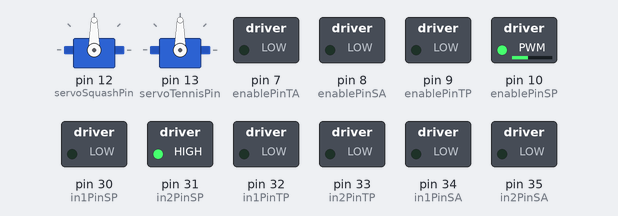
A sketch run on a simulated Arduino Mega 2560, built with avr-gcc and run on an emulated ATmega2560. Shown: 2 × servo, switched loads named in the sketch (green lamp = pin HIGH). What the sketch prints to the serial monitor is not drawn.

Above: at 0.1 s.
At 3.1 s:
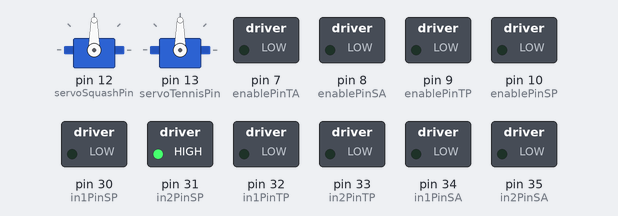
At 8.1 s:
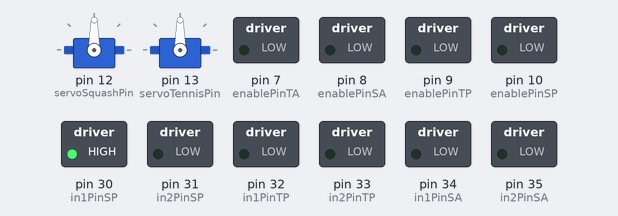
At 17.6 s:
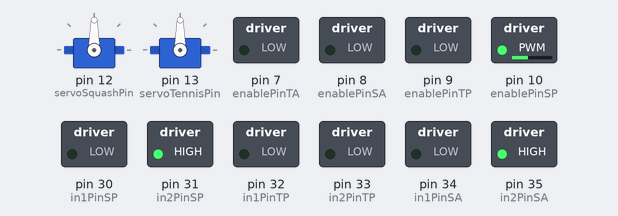
At 27.2 s:
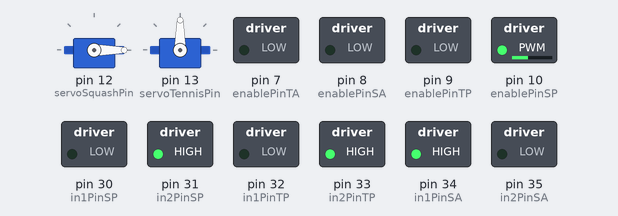
At 34.7 s:
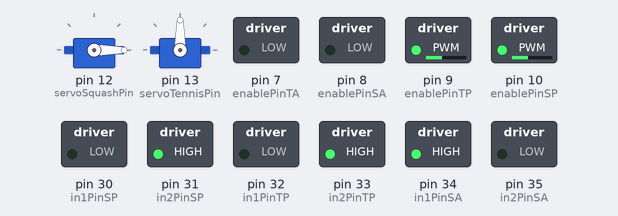
Timing chart, 0 to 40.0 s (numbered marks = the images above):
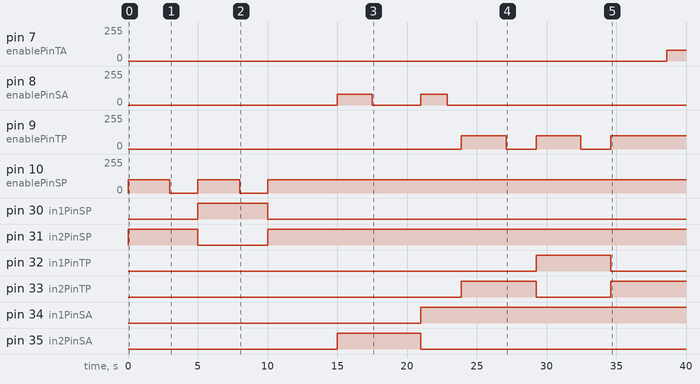

The sketch:

Final_circuit_code_MDFS1_copy_20231110171540.ino
```cpp
// Define motor control pins (adjust based on your motor driver and wiring)
#include <Servo.h>

const int enablePinSP = 10; // PWM pin for motor speed control
const int in1PinSP = 30;    // Input 1
const int in2PinSP = 31;    // Input 2

const int enablePinTP = 9; // PWM pin for motor speed control
const int in1PinTP = 32;    // Input 1
const int in2PinTP = 33;    // Input 2

const int enablePinSA = 8; // PWM pin for motor speed control
const int in1PinSA = 34;    // Input 1
const int in2PinSA = 35;    // Input 2

const int enablePinTA = 7; // PWM pin for motor speed control
const int in1PinTA = 36;    // Input 1
const int in2PinTA = 37;    // Input 2

Servo servoSquash;
Servo servoTennis;

int servoSquashPin = 12 ;
int servoTennisPin = 13 ;


int posS = 0;
int posT = 0;


// int squash_picking_seconds = 2000;
// int squash_wait_seconds = 2000;

int squash_picker_state = 0;
int tennis_picker_state = 0;
int squash_arm_state = 0;
int tennis_arm_state = 0;
int main_state = 0;

unsigned long currentMillis;
unsigned long squashPickingMillis;
unsigned long squashWaitingMillis;
unsigned long squashComingBackMillis;

unsigned long forwardArmMillis;
unsigned long backArmMillis;
unsigned long latchCloseMillis;
unsigned long latchOpenMillis;
unsigned long mainMillis;


void setup() {
  // Set the motor control pins as outputs
  servoSquash.attach(servoSquashPin);
  servoTennis.attach(servoTennisPin);

  pinMode(enablePinSP, OUTPUT);
  pinMode(in1PinSP, OUTPUT);
  pinMode(in2PinSP, OUTPUT);

   pinMode(enablePinTP, OUTPUT);
  pinMode(in1PinTP, OUTPUT);
  pinMode(in2PinTP, OUTPUT);

   pinMode(enablePinSA, OUTPUT);
  pinMode(in1PinSA, OUTPUT);
  pinMode(in2PinSA, OUTPUT);

   pinMode(enablePinTP, OUTPUT);
  pinMode(in1PinTP, OUTPUT);
  pinMode(in2PinTP, OUTPUT);

  Serial.begin(9600);
}

// void open_latch(){


// }


// void close_latch(){


// }


void squash_ball_picker(){

  // squash_picker_state = 1;
    // Serial.println(squash_picker_state);
    switch(squash_picker_state){
      case 0:
      squashPickingMillis = currentMillis;
      squash_picker_state = 1;
      // Serial.println("Howdy");
      break;
      case 1:
        digitalWrite(in1PinSP, LOW);
        digitalWrite(in2PinSP, HIGH);
        //  Serial.println("my");
        analogWrite(enablePinSP,100); // 255 is full speed
        if (currentMillis - squashPickingMillis >= 3000){   // Duration the picker moves towards the balls
          squashWaitingMillis = currentMillis;
          squash_picker_state = 2;
        }
      break;
      case 2:
        analogWrite(enablePinSP, 0);
        // delay(1000);
        // Serial.println("2");
        if (currentMillis - squashWaitingMillis >= 2000){ // Duration the picker waits
          squashComingBackMillis = currentMillis;
          squash_picker_state = 3;
        }
      break;
      case 3:
        digitalWrite(in1PinSP, HIGH);
        digitalWrite(in2PinSP, LOW);
        analogWrite(enablePinSP, 100);
        // Serial.println("3333333333333333333333333333");
        // delay(2000);
        if (currentMillis - squashComingBackMillis >= 3000){ // Duration the picker moves back upwards
          squashWaitingMillis = currentMillis;
          squash_picker_state = 4;
        }
        break;
      case 4:
        analogWrite(enablePinSP, 0);
        if (currentMillis - squashWaitingMillis >= 2000){
          squashPickingMillis = currentMillis;
          squash_picker_state = 5;
        }
        break;
      case 5:
        digitalWrite(in1PinSP, LOW);
        digitalWrite(in2PinSP, HIGH);
        analogWrite(enablePinSP,100);
        if (currentMillis - squashPickingMillis >= 3000){   // Duration the picker moves towards the balls
        squashPickingMillis = currentMillis;
        squash_picker_state = 7;
        }
        break;
      // case 6:
      //   digitalWrite(in1PinSP, HIGH);
      //   digitalWrite(in2PinSP, LOW);
      //   analogWrite(enablePinSP,100);
      //   if (currentMillis - squashPickingMillis >= 3000){   // Duration the picker moves towards the balls
      //   squashPickingMillis = currentMillis;
      //   }
      //   break;
        case 6:
        analogWrite(enablePinSP,0);
        break;
    }


 }

 void tennis_ball_picker (){
   // squash_picker_state = 1;
    Serial.println(tennis_picker_state);
    switch(tennis_picker_state){
      case 0:
      squashPickingMillis = currentMillis;
      tennis_picker_state = 1;
      break;
      case 1:
        digitalWrite(in1PinTP, LOW);
        digitalWrite(in2PinTP, HIGH);
        analogWrite(enablePinTP,100); // 255 is full speed
        if (currentMillis - squashPickingMillis >= 3200){   // Duration the picker moves towards the balls
          squashWaitingMillis = currentMillis;
          tennis_picker_state = 2;
        }
      break;
      case 2:
        analogWrite(enablePinTP, 0);
        // delay(1000);

        if (currentMillis - squashWaitingMillis >= 2150){ // Duration the picker waits
          squashComingBackMillis = currentMillis;
          tennis_picker_state = 3;
        }
      break;
      case 3:
        digitalWrite(in1PinTP, HIGH);
        digitalWrite(in2PinTP, LOW);
        analogWrite(enablePinTP, 100);
        // delay(2000);
        if (currentMillis - squashComingBackMillis >= 3200){ // Duration the picker moves back upwards
          squashWaitingMillis = currentMillis;
          tennis_picker_state = 4;
        }
        break;
      case 4:
        analogWrite(enablePinTP, 0);
        if (currentMillis - squashWaitingMillis >= 2150){
          squashPickingMillis = currentMillis;
          tennis_picker_state = 5;
        }
        break;
      // case 5:
      //   digitalWrite(in1PinTP, LOW);
      //   digitalWrite(in2PinTP, HIGH);
      //   analogWrite(enablePinTP,100);
      //   if (currentMillis - squashPickingMillis >= 15000){   // Duration the picker moves towards the balls
      //   squashPickingMillis = currentMillis;
      //   tennis_picker_state = 6;
      //   }
      //   break;
      case 5:
        digitalWrite(in1PinTP, LOW);
        digitalWrite(in2PinTP, HIGH);
        analogWrite(enablePinTP,100);
        if (currentMillis - squashPickingMillis >= 3000){   // Duration the picker moves towards the balls
        squashPickingMillis = currentMillis;
        }
        break;
      case 7:
      analogWrite(enablePinTP,0);
      break;
    }

 }


 void tennis_ball_extendable_arm (){
   // squash_picker_state = 1;
    // Serial.println(tennis_picker_state);
    switch(tennis_arm_state){
      case 0:
      forwardArmMillis = currentMillis;
      tennis_arm_state = 1;
      break;
      case 1:
        digitalWrite(in1PinTA, LOW);
        digitalWrite(in2PinTA, HIGH);
        analogWrite(enablePinTA,80); // 255 is full speed
        if (currentMillis - forwardArmMillis >= 3000){   // Duration the picker moves towards the balls
          latchOpenMillis = currentMillis;
          tennis_arm_state = 2;
        }
      break;
      case 2:  // SERVO MOTOR OPENING
        analogWrite(enablePinTA, 0);
        servoTennis.write(90);
        // delay(1000);

        if (currentMillis - latchOpenMillis >= 2500){ // Duration the picker waits
          latchCloseMillis = currentMillis;
          tennis_arm_state = 3;
        }
      break;
      case 3: //SERVO MOTOR CLOSING
        // digitalWrite(in1PinTA, HIGH);
        // digitalWrite(in2PinTA, LOW);
        analogWrite(enablePinTA, 0);
        servoTennis.write(0);

        // delay(2000);
        if (currentMillis - latchCloseMillis >= 1000){ // Duration the picker moves back upwards
          backArmMillis = currentMillis;
          tennis_arm_state = 4;
        }
        break;
      case 4:
        // analogWrite(enablePinTA, 0);
        digitalWrite(in1PinTA, HIGH);
        digitalWrite(in2PinTA, LOW);
        analogWrite(enablePinTA,80);
        if (currentMillis - backArmMillis >= 2400){
          // squashPickingMillis = currentMillis;
          tennis_arm_state = 5;
        }
        break;
        case 5:
        analogWrite(enablePinTA, 0);
        break;

    }

 }

 void squash_ball_extendable_arm (){
   // squash_picker_state = 1;
    // Serial.println(tennis_picker_state);
    switch(squash_arm_state){
      case 0:
      forwardArmMillis = currentMillis;
      squash_arm_state = 1;
      break;
      case 1:
        digitalWrite(in1PinSA, LOW);
        digitalWrite(in2PinSA, HIGH);
        analogWrite(enablePinSA,80); // 255 is full speed
        if (currentMillis - forwardArmMillis >= 2500){   // Duration the picker moves towards the balls
          latchOpenMillis = currentMillis;
          squash_arm_state = 2;
        }
      break;
      case 2:  // SERVO MOTOR OPENING
        analogWrite(enablePinSA, 0);
        servoSquash.write(90);
        // delay(1000);

        if (currentMillis - latchOpenMillis >= 2500){ // Duration the picker waits
          latchCloseMillis = currentMillis;
          squash_arm_state = 3;
        }
      break;
      case 3: //SERVO MOTOR CLOSING
        servoSquash.write(0);
        analogWrite(enablePinSA, 0);
        if (currentMillis - latchCloseMillis >= 1000){ // Duration the picker moves back upwards
          backArmMillis = currentMillis;
          squash_arm_state = 4;
        }
        break;
      case 4:
        // analogWrite(enablePinTA, 0);
        digitalWrite(in1PinSA, HIGH);
        digitalWrite(in2PinSA, LOW);
        analogWrite(enablePinSA,80);
        if (currentMillis - backArmMillis >= 1900){
          // squashPickingMillis = currentMillis;
          squash_arm_state = 5;
        }
        break;
        case 5:
        analogWrite(enablePinSA, 0);
        break;

    }

 }


void loop() {

  currentMillis = millis();

  switch(main_state){
    case 0:
    mainMillis = currentMillis;
    main_state = 1;
    break;
    case 1:
    squash_ball_picker();
    if (currentMillis - mainMillis >= 15000){
        mainMillis = currentMillis;
        main_state = 2;
      }
    break;
    case 2:
    squash_ball_extendable_arm();
    if (currentMillis - mainMillis >= 8900){
        mainMillis = currentMillis;
        main_state = 3;
      }
    break;
    case 3:
      digitalWrite(in1PinSP, LOW);
      digitalWrite(in2PinSP, HIGH);
      analogWrite(enablePinSP,100);
        if (currentMillis - squashPickingMillis >= 2500){   // Duration the picker moves towards the balls
        mainMillis = currentMillis;
        main_state = 4;
        }
        break;
    case 4:
    tennis_ball_picker();
    if (currentMillis - mainMillis >= 14700){
        mainMillis = currentMillis;
        main_state = 5;
      }
    break;
    case 5:
    tennis_ball_extendable_arm();
    if (currentMillis - mainMillis >= 9900){
        mainMillis = currentMillis;
        main_state = 6;
      }
    break;
    case 6:
    digitalWrite(in1PinTP, LOW);
      digitalWrite(in2PinTP, HIGH);
      analogWrite(enablePinTP,100);
        if (currentMillis - squashPickingMillis >= 2700){   // Duration the picker moves towards the balls
        mainMillis = currentMillis;
        main_state = 7;
        }
    break;
    case 7:
    analogWrite(enablePinSA, 0);
    analogWrite(enablePinTA, 0);
    analogWrite(enablePinSP, 0);
    analogWrite(enablePinTP, 0);
    break;
  }


}
```

Measured:
- by itself, pin 7 (enablePinTA): 0/255 → 80/255 at 38.6 s
- by itself, pin 8 (enablePinSA): 0/255 → 80/255 at 15.0 s, → 0/255 2.5 s later, → 80/255 3.5 s later, → 0/255 1.9 s later
- by itself, pin 10 (enablePinSP): alternates 100/255 for 3.0 s and 0/255 for 2.0 s, 5 changes in all, then stays 100/255
- by itself, pin 30 (in1PinSP): LOW → HIGH at 5.0 s, → LOW 5.0 s later
- by itself, pin 31 (in2PinSP): LOW → HIGH at 0.00 s, → LOW 5.0 s later, → HIGH 5.0 s later
- by itself, pin 32 (in1PinTP): LOW → HIGH at 29.3 s, → LOW 5.4 s later
- by itself, pin 33 (in2PinTP): LOW → HIGH at 23.9 s, → LOW 5.4 s later, → HIGH 5.4 s later
- by itself, pin 34 (in1PinSA): LOW → HIGH at 21.0 s
